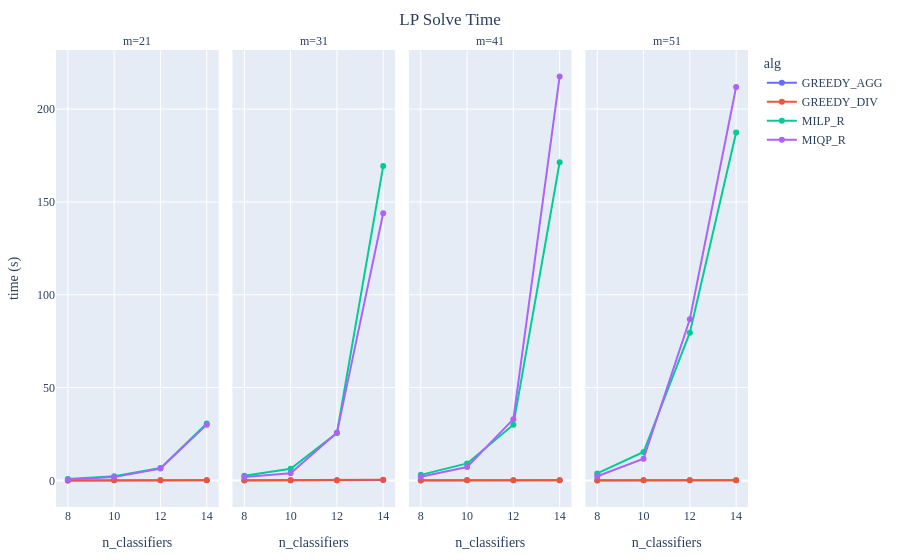

Notebook cell for this chart:
### Code cell
# fig = px.line(df_agg[df_agg["alg"]=="MILP_R"], x="m", y="time", facet_col="n", labels={"time": "time (s)", "n": "n_classifiers"}, markers=True, title="LP Solve Time")
fig = px.line(df_agg, x="n", y="time", facet_col="m", color="alg", labels={"time": "time (s)", "n": "n_classifiers"}, markers=True, title="LP Solve Time")
fig.update_layout(title=dict(xanchor="center", x= 0.5))

### Figure 1 — Plotly figure (JSON) as saved in the notebook; plotly's stock layout.template omitted (floating-point values rounded to 4 significant figures)
{"data": [{"hovertemplate": "alg=GREEDY_AGG<br>m=21<br>n_classifiers=%{x}<br>time (s)=%{y}<extra></extra>", "legendgroup": "GREEDY_AGG", "line": {"color": "#636efa", "dash": "solid"}, "marker": {"symbol": "circle"}, "mode": "lines+markers", "name": "GREEDY_AGG", "orientation": "v", "showlegend": true, "type": "scatter", "x": [8, 10, 12, 14], "xaxis": "x", "y": [0.01846, 0.03681, 0.05496, 0.08703], "yaxis": "y"}, {"hovertemplate": "alg=GREEDY_AGG<br>m=31<br>n_classifiers=%{x}<br>time (s)=%{y}<extra></extra>", "legendgroup": "GREEDY_AGG", "line": {"color": "#636efa", "dash": "solid"}, "marker": {"symbol": "circle"}, "mode": "lines+markers", "name": "GREEDY_AGG", "orientation": "v", "showlegend": false, "type": "scatter", "x": [8, 10, 12, 14], "xaxis": "x2", "y": [0.0268, 0.05726, 0.07689, 0.2064], "yaxis": "y2"}, {"hovertemplate": "alg=GREEDY_AGG<br>m=41<br>n_classifiers=%{x}<br>time (s)=%{y}<extra></extra>", "legendgroup": "GREEDY_AGG", "line": {"color": "#636efa", "dash": "solid"}, "marker": {"symbol": "circle"}, "mode": "lines+markers", "name": "GREEDY_AGG", "orientation": "v", "showlegend": false, "type": "scatter", "x": [8, 10, 12, 14], "xaxis": "x3", "y": [0.02526, 0.04601, 0.05936, 0.104], "yaxis": "y3"}, {"hovertemplate": "alg=GREEDY_AGG<br>m=51<br>n_classifiers=%{x}<br>time (s)=%{y}<extra></extra>", "legendgroup": "GREEDY_AGG", "line": {"color": "#636efa", "dash": "solid"}, "marker": {"symbol": "circle"}, "mode": "lines+markers", "name": "GREEDY_AGG", "orientation": "v", "showlegend": false, "type": "scatter", "x": [8, 10, 12, 14], "xaxis": "x4", "y": [0.02412, 0.05239, 0.09212, 0.09444], "yaxis": "y4"}, {"hovertemplate": "alg=GREEDY_DIV<br>m=21<br>n_classifiers=%{x}<br>time (s)=%{y}<extra></extra>", "legendgroup": "GREEDY_DIV", "line": {"color": "#EF553B", "dash": "solid"}, "marker": {"symbol": "circle"}, "mode": "lines+markers", "name": "GREEDY_DIV", "orientation": "v", "showlegend": true, "type": "scatter", "x": [8, 10, 12, 14], "xaxis": "x", "y": [0.02513, 0.0592, 0.08523, 0.1232], "yaxis": "y"}, {"hovertemplate": "alg=GREEDY_DIV<br>m=31<br>n_classifiers=%{x}<br>time (s)=%{y}<extra></extra>", "legendgroup": "GREEDY_DIV", "line": {"color": "#EF553B", "dash": "solid"}, "marker": {"symbol": "circle"}, "mode": "lines+markers", "name": "GREEDY_DIV", "orientation": "v", "showlegend": false, "type": "scatter", "x": [8, 10, 12, 14], "xaxis": "x2", "y": [0.06036, 0.1069, 0.151, 0.3246], "yaxis": "y2"}, {"hovertemplate": "alg=GREEDY_DIV<br>m=41<br>n_classifiers=%{x}<br>time (s)=%{y}<extra></extra>", "legendgroup": "GREEDY_DIV", "line": {"color": "#EF553B", "dash": "solid"}, "marker": {"symbol": "circle"}, "mode": "lines+markers", "name": "GREEDY_DIV", "orientation": "v", "showlegend": false, "type": "scatter", "x": [8, 10, 12, 14], "xaxis": "x3", "y": [0.03723, 0.07969, 0.08654, 0.1439], "yaxis": "y3"}, {"hovertemplate": "alg=GREEDY_DIV<br>m=51<br>n_classifiers=%{x}<br>time (s)=%{y}<extra></extra>", "legendgroup": "GREEDY_DIV", "line": {"color": "#EF553B", "dash": "solid"}, "marker": {"symbol": "circle"}, "mode": "lines+markers", "name": "GREEDY_DIV", "orientation": "v", "showlegend": false, "type": "scatter", "x": [8, 10, 12, 14], "xaxis": "x4", "y": [0.03733, 0.07034, 0.1348, 0.1317], "yaxis": "y4"}, {"hovertemplate": "alg=MILP_R<br>m=21<br>n_classifiers=%{x}<br>time (s)=%{y}<extra></extra>", "legendgroup": "MILP_R", "line": {"color": "#00cc96", "dash": "solid"}, "marker": {"symbol": "circle"}, "mode": "lines+markers", "name": "MILP_R", "orientation": "v", "showlegend": true, "type": "scatter", "x": [8, 10, 12, 14], "xaxis": "x", "y": [0.7653, 2.274, 6.642, 30.73], "yaxis": "y"}, {"hovertemplate": "alg=MILP_R<br>m=31<br>n_classifiers=%{x}<br>time (s)=%{y}<extra></extra>", "legendgroup": "MILP_R", "line": {"color": "#00cc96", "dash": "solid"}, "marker": {"symbol": "circle"}, "mode": "lines+markers", "name": "MILP_R", "orientation": "v", "showlegend": false, "type": "scatter", "x": [8, 10, 12, 14], "xaxis": "x2", "y": [2.481, 6.334, 25.51, 169.3], "yaxis": "y2"}, {"hovertemplate": "alg=MILP_R<br>m=41<br>n_classifiers=%{x}<br>time (s)=%{y}<extra></extra>", "legendgroup": "MILP_R", "line": {"color": "#00cc96", "dash": "solid"}, "marker": {"symbol": "circle"}, "mode": "lines+markers", "name": "MILP_R", "orientation": "v", "showlegend": false, "type": "scatter", "x": [8, 10, 12, 14], "xaxis": "x3", "y": [3.001, 9.176, 29.95, 171.4], "yaxis": "y3"}, {"hovertemplate": "alg=MILP_R<br>m=51<br>n_classifiers=%{x}<br>time (s)=%{y}<extra></extra>", "legendgroup": "MILP_R", "line": {"color": "#00cc96", "dash": "solid"}, "marker": {"symbol": "circle"}, "mode": "lines+markers", "name": "MILP_R", "orientation": "v", "showlegend": false, "type": "scatter", "x": [8, 10, 12, 14], "xaxis": "x4", "y": [3.799, 15.32, 79.58, 187.4], "yaxis": "y4"}, {"hovertemplate": "alg=MIQP_R<br>m=21<br>n_classifiers=%{x}<br>time (s)=%{y}<extra></extra>", "legendgroup": "MIQP_R", "line": {"color": "#ab63fa", "dash": "solid"}, "marker": {"symbol": "circle"}, "mode": "lines+markers", "name": "MIQP_R", "orientation": "v", "showlegend": true, "type": "scatter", "x": [8, 10, 12, 14], "xaxis": "x", "y": [0.511, 1.791, 6.383, 30.06], "yaxis": "y"}, {"hovertemplate": "alg=MIQP_R<br>m=31<br>n_classifiers=%{x}<br>time (s)=%{y}<extra></extra>", "legendgroup": "MIQP_R", "line": {"color": "#ab63fa", "dash": "solid"}, "marker": {"symbol": "circle"}, "mode": "lines+markers", "name": "MIQP_R", "orientation": "v", "showlegend": false, "type": "scatter", "x": [8, 10, 12, 14], "xaxis": "x2", "y": [1.816, 3.829, 25.64, 143.9], "yaxis": "y2"}, {"hovertemplate": "alg=MIQP_R<br>m=41<br>n_classifiers=%{x}<br>time (s)=%{y}<extra></extra>", "legendgroup": "MIQP_R", "line": {"color": "#ab63fa", "dash": "solid"}, "marker": {"symbol": "circle"}, "mode": "lines+markers", "name": "MIQP_R", "orientation": "v", "showlegend": false, "type": "scatter", "x": [8, 10, 12, 14], "xaxis": "x3", "y": [1.98, 7.212, 33.01, 217.6], "yaxis": "y3"}, {"hovertemplate": "alg=MIQP_R<br>m=51<br>n_classifiers=%{x}<br>time (s)=%{y}<extra></extra>", "legendgroup": "MIQP_R", "line": {"color": "#ab63fa", "dash": "solid"}, "marker": {"symbol": "circle"}, "mode": "lines+markers", "name": "MIQP_R", "orientation": "v", "showlegend": false, "type": "scatter", "x": [8, 10, 12, 14], "xaxis": "x4", "y": [2.276, 11.73, 86.81, 211.9], "yaxis": "y4"}], "layout": {"annotations": [{"font": {}, "showarrow": false, "text": "m=21", "x": 0.1175, "xanchor": "center", "xref": "paper", "y": 1, "yanchor": "bottom", "yref": "paper"}, {"font": {}, "showarrow": false, "text": "m=31", "x": 0.3725, "xanchor": "center", "xref": "paper", "y": 1, "yanchor": "bottom", "yref": "paper"}, {"font": {}, "showarrow": false, "text": "m=41", "x": 0.6275, "xanchor": "center", "xref": "paper", "y": 1, "yanchor": "bottom", "yref": "paper"}, {"font": {}, "showarrow": false, "text": "m=51", "x": 0.8825, "xanchor": "center", "xref": "paper", "y": 1, "yanchor": "bottom", "yref": "paper"}], "legend": {"title": {"text": "alg"}, "tracegroupgap": 0}, "title": {"text": "LP Solve Time", "x": 0.5, "xanchor": "center"}, "xaxis": {"anchor": "y", "domain": [0, 0.235], "title": {"text": "n_classifiers"}}, "xaxis2": {"anchor": "y2", "domain": [0.255, 0.49], "matches": "x", "title": {"text": "n_classifiers"}}, "xaxis3": {"anchor": "y3", "domain": [0.51, 0.745], "matches": "x", "title": {"text": "n_classifiers"}}, "xaxis4": {"anchor": "y4", "domain": [0.765, 1.0], "matches": "x", "title": {"text": "n_classifiers"}}, "yaxis": {"anchor": "x", "domain": [0, 1], "title": {"text": "time (s)"}}, "yaxis2": {"anchor": "x2", "domain": [0, 1], "matches": "y", "showticklabels": false}, "yaxis3": {"anchor": "x3", "domain": [0, 1], "matches": "y", "showticklabels": false}, "yaxis4": {"anchor": "x4", "domain": [0, 1], "matches": "y", "showticklabels": false}}}
